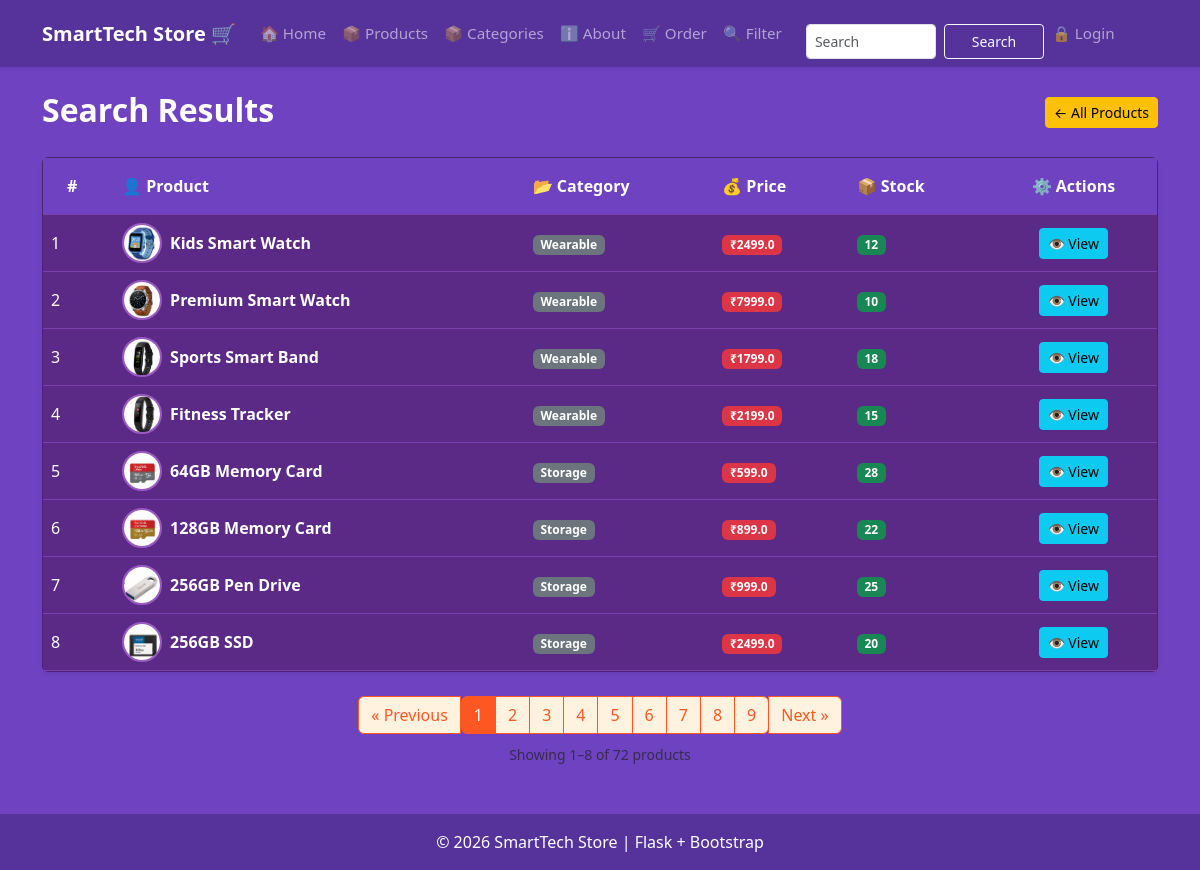
Screenshot of /search with the database file from the repository.
### tables this page shows
CREATE TABLE products (
                    id INTEGER PRIMARY KEY AUTOINCREMENT,
                    name TEXT NOT NULL,
                    category TEXT NOT NULL,
                    price REAL NOT NULL,
                    stock INTEGER NOT NULL
                 , photo TEXT DEFAULT 'default.jpg');

### app.py (the view)
@app.route("/search")
def search():
    q = request.args.get('q', '')
    conn = get_db()
    if q:
        products = conn.execute(
            '''
            SELECT *
            FROM products
            WHERE name LIKE ?
            OR category LIKE ?
            OR price LIKE ?
            OR stock LIKE ?
            ''',
            (
                f'%{q}%',
                f'%{q}%',
                f'%{q}%',
                f'%{q}%'
            )
        ).fetchall()
    else:
        products = conn.execute(
            'SELECT * FROM products ORDER BY id DESC'
        ).fetchall()
    conn.close()
    return render_template(
        "search.html",
        products=products,
        query=q
    )

### database.py (called while the page is built)
def get_db():
    conn = sqlite3.connect(DB_PATH)
    conn.row_factory = sqlite3.Row # To access columns by name
    return conn

### templates/search.html (shortened to what this page needs)
{% extends "base.html" %}
{% block content %}
<div class="d-flex justify-content-between align-items-center mb-4">
    <h2 class="fw-bold mb-1">
        Search Results
    </h2>
    <a href="{{ url_for('product') }}" class="btn btn-warning btn-sm">
        ← All Products
    </a>
</div>
{% if products %}
<div class="card shadow-sm">
    <div class="card-body p-0">
        <div class="table-responsive">
            <table class="table table-hover mb-0">
                <thead style="background-color:#1e3a5f; color:white;">
                    <tr>
                        <th class="py-3 ps-4">
                            #
                        </th>
                        <th class="py-3">
                            👤 Product
                        </th>
                        <th class="py-3">
                            📂 Category
                        </th>
                        <th class="py-3">
                            💰 Price
                        </th>
                        <th class="py-3">
                            📦 Stock
                        </th>
                        <th class="py-3 text-center">
                            ⚙️ Actions
                        </th>
                    </tr>
                </thead>
                <tbody id="productTableBody">
                {% for product in products %}
                    <tr class="align-middle product-row">
                        <td>
                            {{ loop.index }}
                        </td>
                        <td>
                            <div class="d-flex align-items-center">
                                <img src="{{ url_for('static', filename='uploads/' ~ product['photo']) }}"
                                     class="product-photo me-2"
                                     alt="{{ product['name'] }}">
                                <strong>
                                    {{ product['name'] }}
                                </strong>
                            </div>
                        </td>
                        <td>
                            <span class="badge bg-secondary">
                                {{ product['category'] }}
                            </span>
                        </td>
                        <td>
                            <span class="badge bg-danger">
                                ₹{{ product['price'] }}
                            </span>
                        </td>
                        <td>
                            <span class="badge bg-success">
                                {{ product['stock'] }}
                            </span>
                        </td>
                        <td class="text-center">
                            <a href="{{ url_for('product_detail', id=product['id']) }}"
                               class="btn btn-info btn-sm">
                                👁 View
                            </a>
                        </td>
                    </tr>
                {% endfor %}
                </tbody>
            </table>
        </div>
    </div>
</div>
<div class="d-flex justify-content-center align-items-center mt-4">
    <nav aria-label="Search results pagination">
        <ul class="pagination mb-0">
            <li class="page-item" id="prevPage">
                <button class="page-link"
                        onclick="changePage(currentPage - 1)">
                    « Previous
                </button>
            </li>
            <span id="pageNumbers" class="d-flex"></span>
            <li class="page-item" id="nextPage">
                <button class="page-link"
                        onclick="changePage(currentPage + 1)">
                    Next »
                </button>
            </li>
        </ul>
    </nav>
</div>
<div class="text-center mt-2">
    <small class="text-muted" id="pageInfo"></small>
</div>
{% endif %}
{% endblock %}

### templates/base.html (style rules this page uses)
html, body { margin: 0; padding: 0; min-height: 100%; background-color: #6f42c1 !important; }
body { background-color: #6f42c1 !important; }
:root { --brand: #6f42c1; }
.table thead th { background-color: #6f42c1; color: white; }

### templates/search.html (style rules this page uses)
html, body { background-color: #5b2a86 !important; color: white !important; }
.card, .card-body, .table-responsive { background-color: #5b2a86 !important; }
.table { --bs-table-bg: #5b2a86 !important; --bs-table-color: white !important; background-color: #5b2a86 !important; color: white !important; }
.table tbody, .table tr, .product-row { background-color: #5b2a86 !important; color: white !important; }
.table td, .table th { border-color: #7b3fb0 !important; }
.product-row strong { color: white !important; }
.product-photo { width: 40px; height: 40px; object-fit: cover; border-radius: 50%; border: 2px solid #9b59c4; }
.pagination .page-link { color: #ff5722; background-color: #fff3e0; border-color: #ff5722; }

### rows the page displays
products: photo (picture), name "Kids Smart Watch", category "Wearable", price "2499.0", stock "12"
products: photo (picture), name "Premium Smart Watch", category "Wearable", price "7999.0", stock "10"
products: photo (picture), name "Sports Smart Band", category "Wearable", price "1799.0", stock "18"
products: photo (picture), name "Fitness Tracker", category "Wearable", price "2199.0", stock "15"
products: photo (picture), name "64GB Memory Card", category "Storage", price "599.0", stock "28"
products: photo (picture), name "128GB Memory Card", category "Storage", price "899.0", stock "22"
products: photo (picture), name "256GB Pen Drive", category "Storage", price "999.0", stock "25"
products: photo (picture), name "256GB SSD", category "Storage", price "2499.0", stock "20"
